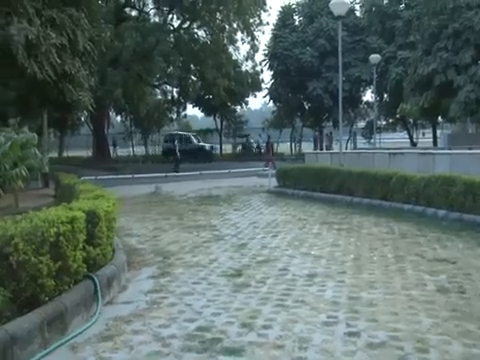
#> input picture frame 24 of Video1.mp4, 480 x 360 px
$ jupyter execute HW1.ipynb
#> lines starting #> are read from the running program, lines starting #| are printed output that depends on the picture
**1) Setup and Imports**

[cell 1]
import cv2
import numpy as np
import matplotlib.pyplot as plt
from google.colab.patches import cv2_imshow # For displaying frames in Colab

# Set your video paths
INPUT_VIDEO = 'Video1.mp4'
OUTPUT_VIDEO = 'stabilized_video.mp4'

**2) Motion Estimation (Lucas-Kanade & Affine Transform)**

[cell 2]
cap = cv2.VideoCapture(INPUT_VIDEO)
n_frames = int(cap.get(cv2.CAP_PROP_FRAME_COUNT))
w = int(cap.get(cv2.CAP_PROP_FRAME_WIDTH))
h = int(cap.get(cv2.CAP_PROP_FRAME_HEIGHT))
fps = cap.get(cv2.CAP_PROP_FPS)

# Store the transformations (dx, dy, da)
transforms = np.zeros((n_frames-1, 3), np.float32)

_, prev = cap.read()
#> prev is the input picture: shape (360, 480, 3); mean B, G, R 102.3, 106.1, 89.2
prev_gray = cv2.cvtColor(prev, cv2.COLOR_BGR2GRAY)
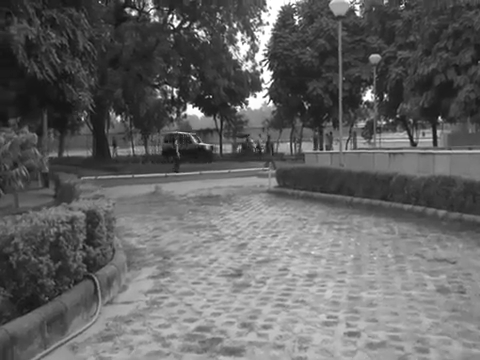
#> prev_gray: shape (360, 480); min 14, max 255, mean 100.6

for i in range(n_frames-2):
    # Find good features to track in the previous frame
    prev_pts = cv2.goodFeaturesToTrack(prev_gray, maxCorners=200, qualityLevel=0.01, minDistance=30, blockSize=3)

    success, curr = cap.read()
    if not success: break
    curr_gray = cv2.cvtColor(curr, cv2.COLOR_BGR2GRAY)

    # Track points using Lucas-Kanade
    curr_pts, status, err = cv2.calcOpticalFlowPyrLK(prev_gray, curr_gray, prev_pts, None)

    # Filter only valid points
    idx = np.where(status==1)[0]
    prev_pts = prev_pts[idx]
    curr_pts = curr_pts[idx]

    # Estimate the rigid transformation (translation + rotation)
    m, inliers = cv2.estimateAffinePartial2D(prev_pts, curr_pts)

    # Extract translation and rotation angle
    dx = m[0, 2]
    dy = m[1, 2]
    da = np.arctan2(m[1, 0], m[0, 0])

    transforms[i] = [dx, dy, da]
    prev_gray = curr_gray

cap.release()

# Calculate the absolute trajectory by accumulating transformations
trajectory = np.cumsum(transforms, axis=0)


$ run again, starting later in the video
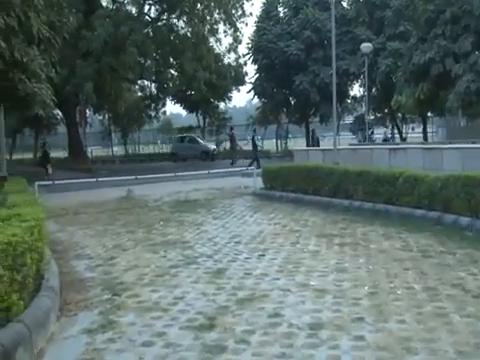
#> input picture frame 110 of Video1.mp4, 480 x 360 px
#> prev is the input picture: shape (360, 480, 3); mean B, G, R 105.5, 108, 91.3

$ run again, starting later in the video
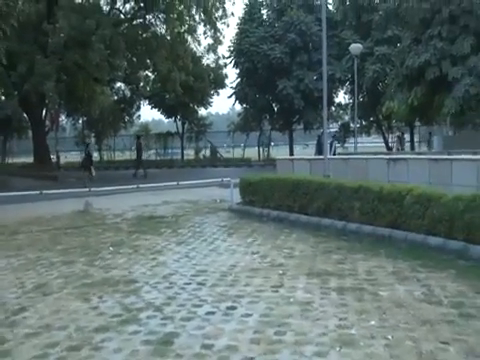
#> input picture frame 196 of Video1.mp4, 480 x 360 px
#> prev is the input picture: shape (360, 480, 3); mean B, G, R 105, 106, 89
